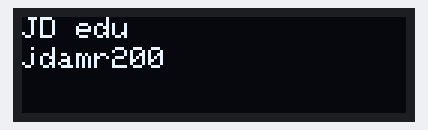
Bench run of a sketch on a simulated ESP32. Shown: 128×32 one-colour display.

Above: at 0.1 s.

The sketch:

105_oled_display.ino
```cpp
// (licence header left out)
#include <Wire.h>

#define S_SCL   33
#define S_SDA   32

#include <Adafruit_SSD1306.h>
// install following library
// https://github.com/adafruit/Adafruit_SSD1306

#define SCREEN_WIDTH 128 // OLED display width, in pixels
#define SCREEN_HEIGHT 32 // OLED display height, in pixels
#define OLED_RESET     -1 // Reset pin # (or -1 if sharing Arduino reset pin)
#define SCREEN_ADDRESS 0x3C ///< See datasheet for Address; 0x3D for 128x64, 0x3C for 128x32
Adafruit_SSD1306 display(SCREEN_WIDTH, SCREEN_HEIGHT, &Wire, OLED_RESET);

void InitScreen(){
  if(!display.begin(SSD1306_SWITCHCAPVCC, SCREEN_ADDRESS)) {
    Serial.println(F("SSD1306 allocation failed"));
  }
  display.clearDisplay();
  display.display();
}

void Screenupdate(){
  display.clearDisplay();
  display.setTextSize(1);
  display.setTextColor(SSD1306_WHITE);
  display.setCursor(0,0);
  display.print(F("JD edu"));
  display.setCursor(0, 10);
  display.print(F("jdamr200"));
  display.display();
}

void setup() {
  Wire.begin(S_SDA,S_SCL);
  InitScreen();

}

void loop() {
  Screenupdate();
  delay(1);
}
```
